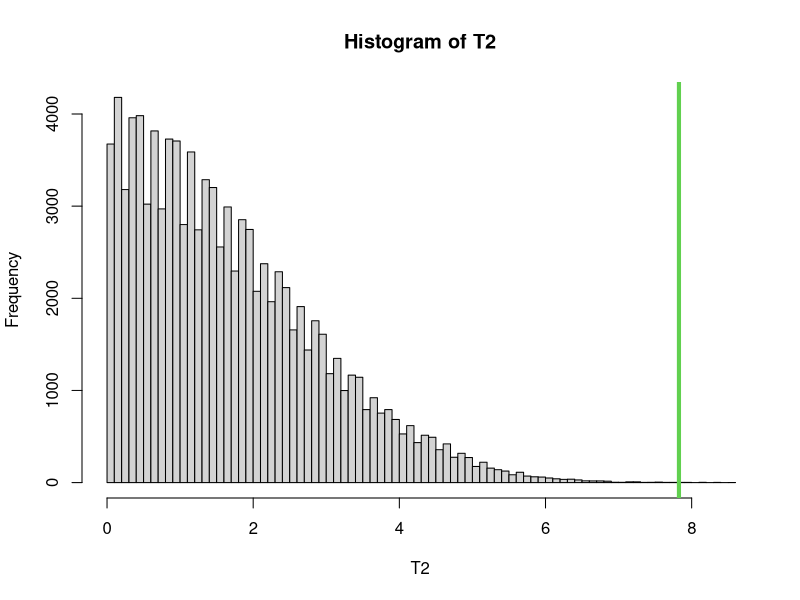
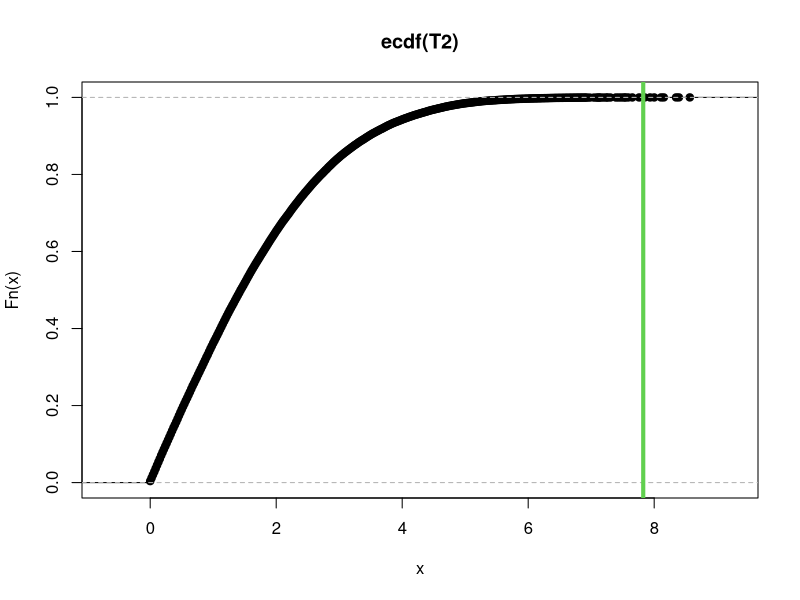

Write R code to recreate these figures, in order.
## ---- chunk 1
knitr::opts_chunk$set(echo = TRUE)
## ---- chunk 2
df_season <- read.csv('df_season.csv')
## ---- chunk 3
i2<-which(df_season$season=="Summer"&df_season$year_revisited=="2015")
i3<-which(df_season$season=="Winter"&df_season$year_revisited=="2015")
t1<-df_season[i2,4]  #summer population in 2015
t2<-df_season[i3,4]  #winter population in 2015
## ---- chunk 4
delta.0 <- 0
diff <- t1-t2
diff.mean <- mean(diff)
diff.cov <- var(diff)

#euclidean distance between the difference in means and the hypothesised value
T20 <- abs(diff.mean-delta.0) 
## ---- chunk 5
B = 100000
seed = 26111992
n1 <- length(t1)[1]
n2 <- length(t2)[1]
n <- n1+n2
T2 <- numeric(B)
set.seed(seed)
for(perm in 1:B)
{
  # Random permutation
  # obs: exchanging data within couples means changing the sign of the difference
  signs.perm <- rbinom(n1, 1, 0.5)*2 - 1
  diff_perm <- diff * matrix(signs.perm,nrow=n1,ncol=1,byrow=FALSE)
  diff.mean_perm <- mean(diff_perm)
  T2[perm] <- abs(diff.mean_perm-delta.0)
  }
## ---- chunk 6
# plotting the permutational distribution under H0
hist(T2,xlim=range(c(T2,T20)),breaks=100)
abline(v=T20,col=3,lwd=4)

plot(ecdf(T2))
abline(v=T20,col=3,lwd=4)

## ---- chunk 7

# p-value
p_val <- sum(T2>=T20)/B
p_val
## ---- chunk 8
#same for evey year
i2<-which(df_season$season=="Summer"&df_season$year_revisited=="2016")
i3<-which(df_season$season=="Winter"&df_season$year_revisited=="2016")
t1<-df_season[i2,4]  #summer population in 2016
t2<-df_season[i3,4]

#p_val=0.00661

i2<-which(df_season$season=="Summer"&df_season$year_revisited=="2017")
i3<-which(df_season$season=="Winter"&df_season$year_revisited=="2017")
t1<-df_season[i2,4]  #summer population in 2017
t2<-df_season[i3,4]

#p_val=1e-05

i2<-which(df_season$season=="Summer"&df_season$year_revisited=="2018")
i3<-which(df_season$season=="Winter"&df_season$year_revisited=="2018")
t1<-df_season[i2,4]  #summer population in 2018
t2<-df_season[i3,4]

#p_val=1e-05

i2<-which(df_season$season=="Summer"&df_season$year_revisited=="2019")
i3<-which(df_season$season=="Winter"&df_season$year_revisited=="2019")
t1<-df_season[i2,4]  #summer population in 2019
t2<-df_season[i3,4]

#p_val=0.10453

i2<-which(df_season$season=="Summer"&df_season$year_revisited=="2020")
i3<-which(df_season$season=="Winter"&df_season$year_revisited=="2020")
t1<-df_season[i2,4]  #summer population in 2020
t2<-df_season[i3,4]

#p_val=0.52872

i2<-which(df_season$season=="Summer"&df_season$year_revisited=="2021")
i3<-which(df_season$season=="Winter"&df_season$year_revisited=="2021")
t1<-df_season[i2,4]  #summer population in 2021
t2<-df_season[i3,4]

#p_val=1e-04

i2<-which(df_season$season=="Summer"&df_season$year_revisited=="2022")
i3<-which(df_season$season=="Winter"&df_season$year_revisited=="2022")
t1<-df_season[i2,4]  #summer population in 2022
t2<-df_season[i3,4]

#p_val=0.00229
